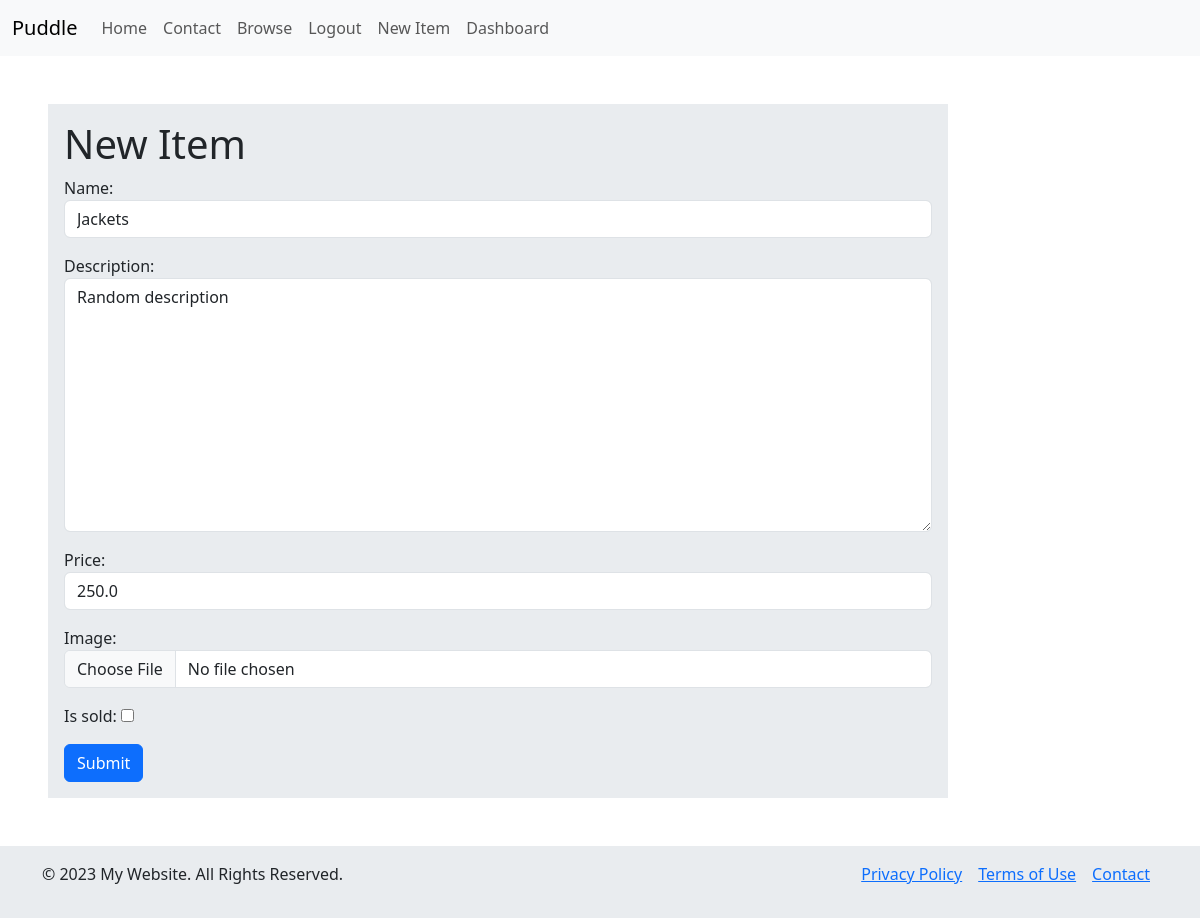
The app's page /items/2/edit/ (signed in) with its own data.
### items/models.py (models this page shows, shortened)
class Item(models.Model):
    name = models.CharField(max_length=255)
    description = models.TextField(blank=True, null=True)
    category = models.ForeignKey(Category, related_name="items", on_delete=models.CASCADE)
    price = models.FloatField()
    image = models.ImageField(upload_to='item_images/', blank=True, null=True)
    created_at = models.DateTimeField(auto_now_add=True)
    created_by = models.ForeignKey(User, related_name="items", on_delete=models.CASCADE)
    is_sold = models.BooleanField(default=False)
    class Meta:
        verbose_name = ("Item")
        verbose_name_plural = ("Items")
        ordering = ['name']

### items/views.py (the view)
# urls.py: path('<int:pk>/edit/', views.edit, name='edit'),
@login_required
def edit(request, pk):
    item = get_object_or_404(Item, pk=pk, created_by=request.user)
    if request.method == 'POST':
        form = EditItemForm(request.POST, request.FILES, instance=item)
        if form.is_valid():
            item.save()
            return redirect('items:detail', pk=item.id,)
    else:
        form = EditItemForm(instance=item)
    return render(request, 'item/form.html',
                  {'form': form,
                   'title': 'New Item'})

### items/forms.py
class EditItemForm(forms.ModelForm):
    class Meta:
        model = Item
        fields = ('name', 'description', 'price', 'image', 'is_sold')
        widgets = {
            'name': forms.TextInput(attrs={'class': 'form-control'}),
            'description': forms.Textarea(attrs={'class': 'form-control'}),
            'price': forms.NumberInput(attrs={'class': 'form-control'}),
            'image': forms.FileInput(attrs={'class': 'form-control'}),
                   }

### items/templates/item/form.html (shortened to what this page needs)
{% extends "core/base.html"%}
{% block content %}
<div class="container m-5 p-3 bg-body-secondary w-75 p-3">
<h1>{{title}}</h1>
<form enctype="multipart/form-data" class="" action="." method="post">
 <div class="mb-3">
   {{form.as_p}}
 </div>
    <button type="submit" class="btn btn-primary">Submit</button>
    </form>
</div>
{%endblock%}

### records on screen
Item: name "Jackets", description "Random description", price "250.0"

### other values on screen
{{ title }} "New Item"
